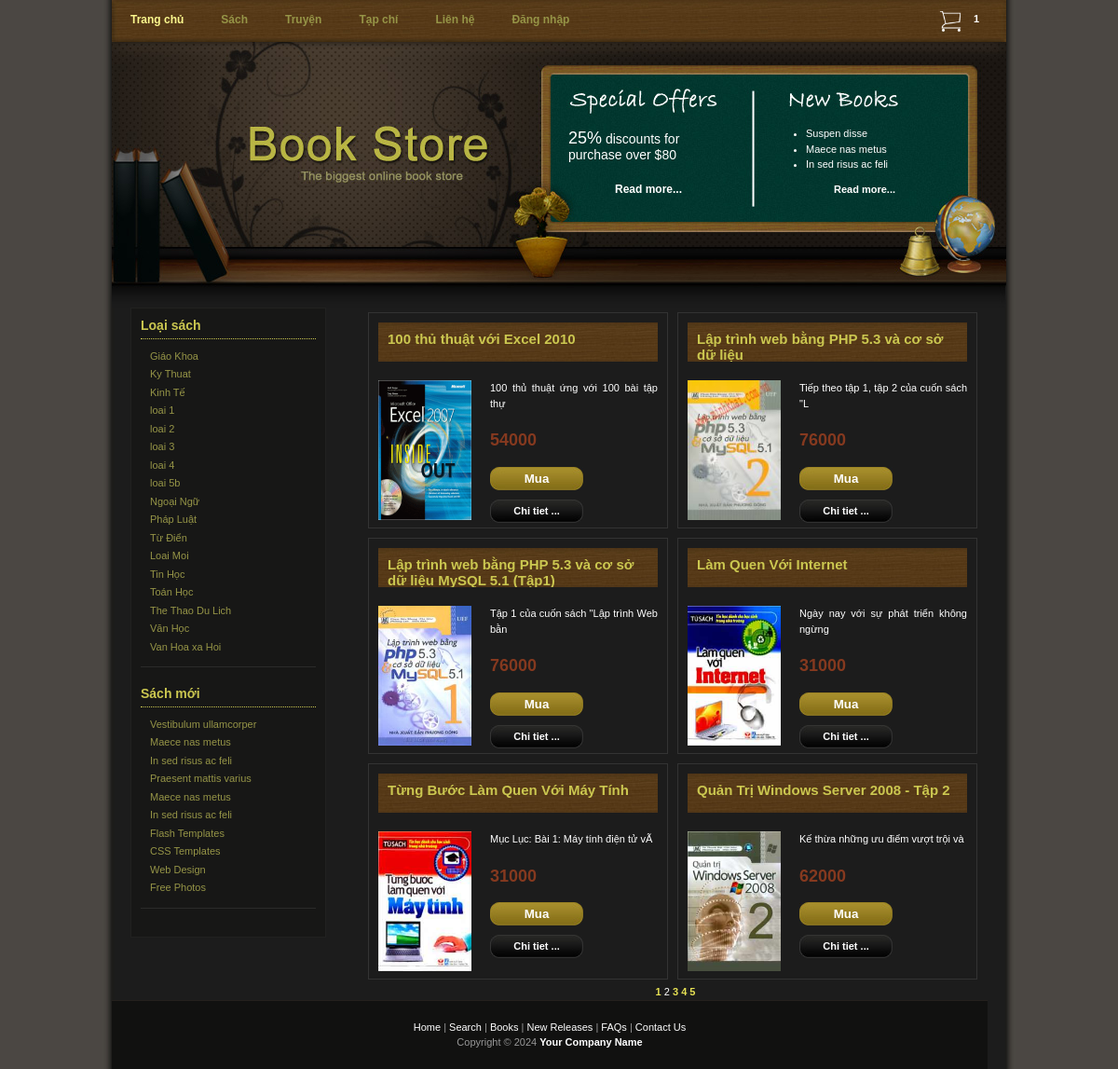
Page /index.php?p=2 on the committed database.
### tables this page shows
CREATE TABLE IF NOT EXISTS `loai` (
  `maloai` varchar(5) NOT NULL,
  `tenloai` varchar(50) NOT NULL,
  PRIMARY KEY (`maloai`)
);

CREATE TABLE IF NOT EXISTS `sach` (
  `masach` varchar(15) NOT NULL,
  `tensach` varchar(250) NOT NULL,
  `mota` text NOT NULL,
  `gia` int(10) NOT NULL,
  `hinh` varchar(50) NOT NULL,
  `manxb` varchar(5) NOT NULL,
  `maloai` varchar(5) NOT NULL,
  PRIMARY KEY (`masach`),
  KEY `manxb` (`manxb`,`maloai`),
  KEY `maloai` (`maloai`),
  CONSTRAINT `sach_ibfk_1` FOREIGN KEY (`manxb`) REFERENCES `nhaxb` (`manxb`) ON UPDATE CASCADE,
  CONSTRAINT `sach_ibfk_2` FOREIGN KEY (`maloai`) REFERENCES `loai` (`maloai`) ON UPDATE CASCADE
);

### classes/Db.class.php (called while the page is built, shortened)
<?php
class Db{
		private $pdo= null;
		public function __construct()
		{
			$driver="mysql:host=". HOST."; dbname=". DB_NAME;
			try
			{
				$this->pdo = new PDO($driver, DB_USER, DB_PASS);
				$this->pdo->query("set names 'utf8' ");
			}
			catch(PDOException $e)
			{
				echo "Err:". $e->getMessage();	exit();
			}
		}
		private function query($sql, $arr = array(), $mode = PDO::FETCH_ASSOC)
		{
			$stm = $this->pdo->prepare($sql);
			if (!$stm->execute( $arr))
				{
				echo "Sql lỗi.";
				echo $this->sql_debug($sql,$arr);
				}
			return $stm->fetchAll($mode);
		}
		public function exeQuery($sql,  $arr = array(), $mode = PDO::FETCH_ASSOC)
		{
			return $this->query($sql, $arr, $mode);
		}
	}
?>

### classes/Loai.class.php (called while the page is built, shortened)
<?php
class Loai extends Db{
	public function tatCa()
	{
		$sql="select * from loai";
		return $this->exeQuery($sql);
	}
}
?>

### classes/Sach.class.php (called while the page is built, shortened)
<?php
class Sach extends Db{
	public function tongSoSach()
	{
		$sql="select count(*) from sach";
		$t=$this->exeQuery($sql,array(),PDO::FETCH_NUM);
		return $t[0][0];
	}
}
?>

### index.php (the view, shortened to what this page needs)
<!DOCTYPE html>
<html>
<head>
    <link href="css/templatemo_style.css" rel="stylesheet" type="text/css" />
    <link href="css/modal.css" rel="stylesheet" type="text/css" />
</head>
<body>
<?php
    $db=new Db();
?>
<div id="templatemo_container">
	<div id="templatemo_menu">
    	<ul>
            <li><a href="index.php" class="current">Trang chủ</a></li>
            <li><a href="subpage.html">Sách</a></li>
            <li><a href="subpage.html">Truyện</a></li>
            <li><a href="#">Tạp chí</a></li>
            <li><a href="#">Liên hệ</a></li>
            <li>
            <?php
                if(isset($_SESSION['user']))
                    echo "Xin chao ",$_SESSION['user'];
                else
                    echo '<a href="#" id="myBtn" onclick="moformlogin()">Đăng nhập</a>';
            ?>
            </li>
        </ul>
        <div id="cartinfo">1</div>
        <div id="cart-box">
            <a href="index.php?mo=cart"><img width="30" class="cart" src="images/cart-lrg.png"  alt="Cart" /></a>
        </div>
    </div>
    <div id="templatemo_header">
    	<div id="templatemo_special_offers">
        	<p>
                <span>25%</span> discounts for
        purchase over $80
        	</p>
			<a href="subpage.html" style="margin-left: 50px;">Read more...</a>
        </div>
        <div id="templatemo_new_books">
        	<ul>
                <li>Suspen disse</li>
                <li>Maece nas metus</li>
                <li>In sed risus ac feli</li>
            </ul>
            <a href="subpage.html" style="margin-left: 50px;">Read more...</a>
        </div>
    </div>
    <div id="templatemo_content">
        <div id="templatemo_content_left">
        	<div class="templatemo_content_left_section">
            	<h1>Loại sách</h1>
                <ul>
                <?php
                $loaiDB=new Loai();
                $loais=$loaiDB->tatCa();
                foreach($loais as $loai)
                {
                ?>
                    <li><a href="index.php?loai=<?php echo $loai['maloai']; ?>"><?php echo $loai['tenloai']; ?></a></li>
                <?php } ?>
            	</ul>
            </div>
			<div class="templatemo_content_left_section">
            	<h1>Sách mới</h1>
                <ul>
                    <li><a href="#">Vestibulum ullamcorper</a></li>
                    <li><a href="#">Maece nas metus</a></li>
                    <li><a href="#">In sed risus ac feli</a></li>
                    <li><a href="#">Praesent mattis varius</a></li>
                    <li><a href="#">Maece nas metus</a></li>
                    <li><a href="#">In sed risus ac feli</a></li>
                    <li><a href="#">Flash Templates</a></li>
                    <li><a href="#">CSS Templates</a></li>
                    <li><a href="#">Web Design</a></li>
                    <li><a href="http://www.photovaco.com" target="_parent">Free Photos</a></li>
            	</ul>
            </div>
        </div>
        <div id="templatemo_content_right">
            <?php include "sach.php"; ?>
        </div>
    </div>
    <div id="templatemo_footer">
	       <a href="subpage.html">Home</a> | <a href="subpage.html">Search</a> | <a href="subpage.html">Books</a> | <a href="#">New Releases</a> | <a href="#">FAQs</a> | <a href="#">Contact Us</a><br />
        Copyright © 2024 <a href="#"><strong>Your Company Name</strong></a>
    </div>
</div>
</body>
</html>

### sach.php (shortened to what this page needs)
<?php
$sachDB=new Sach();
if(isset($_GET['loai']))
{
    $tongSach=$sachDB->tongSoSach1Loai($_GET['loai']);
}else
{
    $tongSach=$sachDB->tongSoSach();
}
$page=isset($_GET['p'])?$_GET['p']:1;
$bd=($page-1)*SACH_1_TRANG;
if(isset($_GET['loai']))
{
    $sachs=$db->exeQuery("select masach,tensach,mota, gia,hinh from sach where maloai=? limit $bd,".SACH_1_TRANG,array($_GET['loai']));
}else
{
    $sachs=$db->exeQuery("select masach,tensach,mota, gia,hinh from sach limit $bd,".SACH_1_TRANG);
}
foreach($sachs as $sach)
{
?>
<div class="templatemo_product_box">
    <h1><?php echo $sach['tensach'];?></h1>
    <img src="images/sach/<?php echo $sach['hinh'];?>" alt="image" />
    <div class="product_info">
        <p><?php echo substr($sach['mota'],0,50);?></p>
        <h3><?php echo $sach['gia'];?></h3>
        <button class="buy_now_button my-btn" type="button" onclick="chonMua('<?php echo $sach['masach'];?>')"> Mua </button>
        <div class="detail_button"><a href="#">Chi tiet ...</a></div>
    </div>
</div>
<?php } ?>
<div class="phantrang" style="text-align:center">
    <?php
    $sotrang=ceil($tongSach/SACH_1_TRANG);
    if($sotrang>1)
    for($i=1;$i<=$sotrang;$i++)
        if($i==$page)
            echo " ",$i," ";
        else
        if(isset($_GET['loai']))
        echo '<a href="index.php?loai='.$_GET['loai'].'&p='.$i.'"> ',$i,' </a>';
        else
            echo '<a href="index.php?p='.$i.'"> ',$i,' </a>';
    ?>
</div>

### css/templatemo_style.css (style rules this page uses)
body { margin: 0; padding: 0; line-height: 1.5em; font-family: Verdana, Arial, san-serif; font-size: 11px; color: #ffffff; background: #4b4743; }
a:link, a:visited { color: #e6e154; text-decoration: none; font-weight: bold; }
p { margin: 0px; padding: 0px; }
img { margin: 0px; padding: 0px; border: none; }
.buy_now_button { text-align: center; border: none; width: 100px; padding: 5px 0 5px 0; margin-bottom: 10px; background: url(../images/templatemo_btn_02.jpg) no-repeat; color: #FFFFFF; font-weight: bold; text-decoration: none; }
.detail_button a { clear: both; text-align: center; display: block; width: 100px; padding: 4px 0 5px 0; margin-bottom: 10px; background: url(../images/templatemo_btn_01.jpg) no-repeat; color: #ffffff; font-weight: bold; text-decoration: none; }
#templatemo_container { width: 960px; margin: 0 auto; padding: 0 10px; background: #1c1c1b url(images/templatemo_bg.jpg) repeat-y; }
#templatemo_menu { clear: both; width: 960px; height: 45px; background: url(../images/templatemo_menu_bg.jpg) no-repeat; }
#templatemo_menu ul { padding: 13px 0 0 0; margin: 0; list-style: none; }
#templatemo_menu ul li { display: inline; }
#templatemo_menu ul li a { float: left; padding: 0 20px; font-size: 12px; font-weight: bold; text-align: center; text-decoration: none; color: #969547; }
#templatemo_menu li a:hover, #templatemo_menu li .current { color: #fcf88e; }
#templatemo_header { clear: both; width: 960px; height: 285px; padding: 0; margin: 0; background: url(../images/templatemo_header_bg.jpg) no-repeat; }
#templatemo_header a,a:hover { color: #ffffff; }
#templatemo_header #templatemo_special_offers { float: left; font-size: 14px; margin-top: 95px; margin-left: 490px; width: 180px; }
#templatemo_special_offers a { font-size: 12px; }
#templatemo_special_offers p { margin: 0 0 20px 0; }
#templatemo_special_offers p span { font-size: 18px; }
#templatemo_header #templatemo_new_books { float: left; margin-top: 90px; margin-left: 55px; width: 180px; }
#templatemo_new_books ul { margin: 0 0 10px 0; padding: 0 0 0 20px; }
#templatemo_new_books li { margin: 0; padding: 0; }
#templatemo_content { clear: both; width: 920px; padding: 0 20px; }
#templatemo_content #templatemo_content_left { float: left; width: 188px; padding: 10px; background-color: #171716; border: 1px solid #212120; }
#templatemo_content #templatemo_content_right { float: right; width: 670px; }
#templatemo_content_left .templatemo_content_left_section { clear: both; padding-bottom: 10px; border-bottom: 1px solid #2b2b2a; margin-bottom: 20px; }
.templatemo_content_left_section h1 { font-size: 14px; color: #cbc750; padding: 0 0 5px 0; margin: 0 0 10px 0; border-bottom: 1px dotted #cbc750; }
.templatemo_content_left_section ul { padding: 0; margin: 0; }
.templatemo_content_left_section ul li { padding: 0 0 3px 10px; list-style: none; }
.templatemo_content_left_section ul li a { font-weight: normal; text-decoration: none; color: #969547; }
#templatemo_content_right .templatemo_product_box { float: left; width: 300px; height: 210px; padding: 10px; border: 1px solid #333; margin: 5px; }
#templatemo_content_right h1 { padding: 10px; margin: 0 0 20px 0; font-size: 15px; color: #cbc750; background: url(images/templatemo_h1_bg.jpg); }
#templatemo_content_right h3 { padding: 0; margin: 0 0 20px 0; font-size: 18px; color: #85391f; }
#templatemo_content_right p { text-align: justify; padding: 0 0 8px 0; }
.templatemo_product_box h1 { overflow: hidden; height: 22px; }
.templatemo_product_box img { float: left; margin-right: 20px; width: 100px; height: 150px; }
.templatemo_product_box .product_info { float: left; width: 180px; }
.product_info p { margin-bottom: 15px; }
#templatemo_footer { clear: both; width: 940px; padding: 20px 0px 20px 0; text-align: center; border-top: 1px solid #25211e; color: #999; background-color: #111110; }
#templatemo_footer a { color: #fff; font-weight: normal; }
#cartinfo { line-height: 24px; width: 20px; float:right; margin-right:15px; margin-top:-5px; font-weight: bold; }
#cart-box { width: 30px; float:right; margin-right:10px; margin-top:-5px; }

### rows in the picture
loai: tenloai "Giáo Khoa"
loai: tenloai "Ky Thuat"
loai: tenloai "Kinh Tế"
loai: tenloai "loai 1"
loai: tenloai "loai 2"
loai: tenloai "loai 3"
loai: tenloai "loai 4"
loai: tenloai "loai 5b"
loai: tenloai "Ngoại Ngữ"
loai: tenloai "Pháp Luật"
loai: tenloai "Từ Điển"
loai: tenloai "Loai Moi"
loai: tenloai "Tin Học"
loai: tenloai "Toán Học"
loai: tenloai "The Thao Du Lich"
loai: tenloai "Văn Học"
loai: tenloai "Van Hoa xa Hoi"
sach: tensach "100 thủ thuật với Excel 2010", hinh (picture), mota "100 thủ thuật ứng với 100 bài tập thự", gia "54000"
sach: tensach "Lập trình web bằng PHP 5.3 và cơ sở dữ liệu", hinh (picture), mota "Tiếp theo tập 1, tập 2 của cuốn sách \"L", gia "76000"
sach: tensach "Lập trình web bằng PHP 5.3 và cơ sở dữ liệu MySQL 5.1 (Tập1)", hinh (picture), mota "Tập 1 của cuốn sách \"Lập trình Web bằn", gia "76000"
sach: tensach "Làm Quen Với Internet", hinh (picture), mota "Ngày nay với sự phát triển không ngừng", gia "31000"
sach: tensach "Từng Bước Làm Quen Với Máy Tính", hinh (picture), mota "Mục Lục: Bài 1: Máy tính điện tử vÃ", gia "31000"
sach: tensach "Quản Trị Windows Server 2008 - Tập 2", hinh (picture), mota "Kế thừa những ưu điểm vượt trội và", gia "62000"
